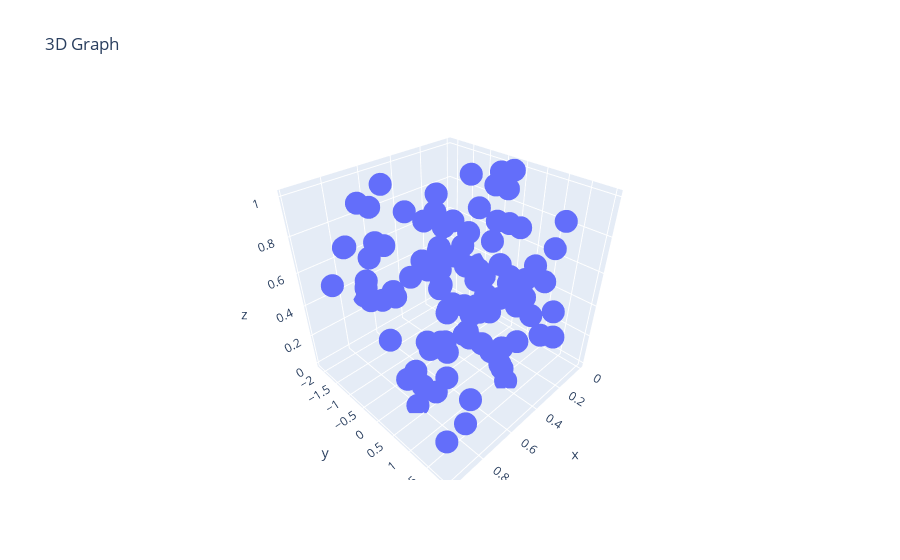

The notebook cell saved with this chart:
### Code cell
a = np.random.uniform(0, 1, 100)
b = np.random.randn(100)
c = np.random.uniform(0, 1, 100)
print(a.shape, b.shape, c.shape)
px.scatter_3d(
    x = a, 
    y = b,
    z = c,
    title="3D Graph"
)
